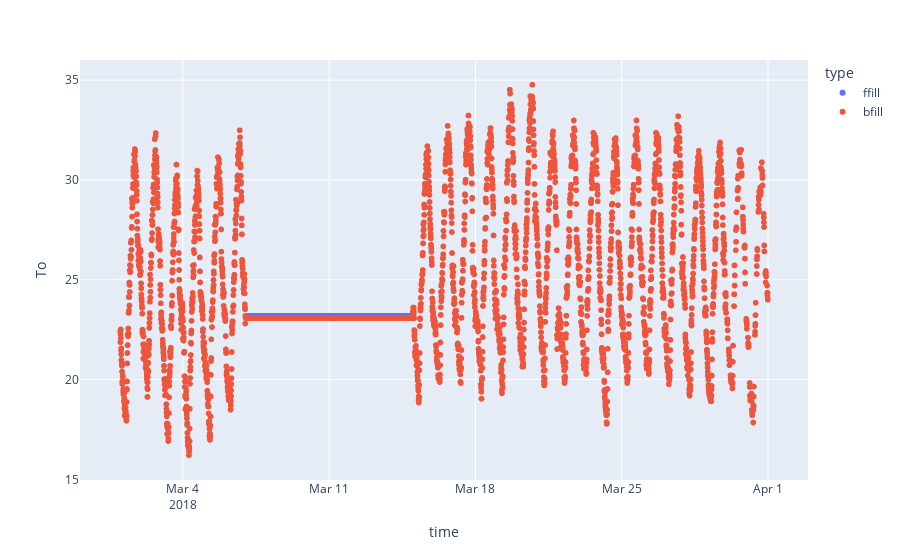

Notebook code cell kept with this figure:
### Code cell
tmx_ffill = tmx['To'].ffill().reset_index()
tmx_ffill['type'] = 'ffill'

tmx_bfill = tmx['To'].bfill().reset_index()
tmx_bfill['type'] = 'bfill'

tmx_combinado = pd.concat([tmx_ffill,tmx_bfill])

px.scatter(tmx_combinado, x = 'time', y = 'To',color='type')

### Figure 1 — Plotly figure (JSON) as saved in the notebook; plotly's stock layout.template omitted (floating-point values rounded to 4 significant figures; data arrays with more than 128 entries replaced by an {"elided": "..."} marker saying what was removed)
{"data": [{"hovertemplate": "type=ffill<br>time=%{x}<br>To=%{y}<extra></extra>", "legendgroup": "ffill", "marker": {"color": "#636efa", "symbol": "circle"}, "mode": "markers", "name": "ffill", "showlegend": true, "type": "scattergl", "x": {"elided": "4320 str values"}, "xaxis": "x", "y": {"elided": "4320 float values"}, "yaxis": "y"}, {"hovertemplate": "type=bfill<br>time=%{x}<br>To=%{y}<extra></extra>", "legendgroup": "bfill", "marker": {"color": "#EF553B", "symbol": "circle"}, "mode": "markers", "name": "bfill", "showlegend": true, "type": "scattergl", "x": {"elided": "4320 str values"}, "xaxis": "x", "y": {"elided": "4320 float values"}, "yaxis": "y"}], "layout": {"autosize": true, "legend": {"title": {"text": "type"}, "tracegroupgap": 0}, "margin": {"t": 60}, "xaxis": {"anchor": "y", "autorange": true, "domain": [0, 1], "range": ["2018-02-27 02:54:54.3211", "2018-04-02 20:55:05.6789"], "title": {"text": "time"}, "type": "date"}, "yaxis": {"anchor": "x", "autorange": true, "domain": [0, 1], "range": [14.77, 36.21], "title": {"text": "To"}, "type": "linear"}}}
